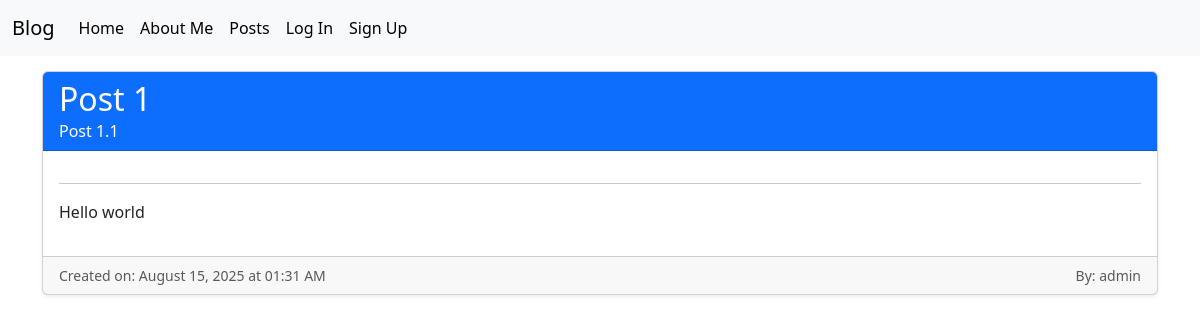
The page /posts/list/ on the database as committed earlier.
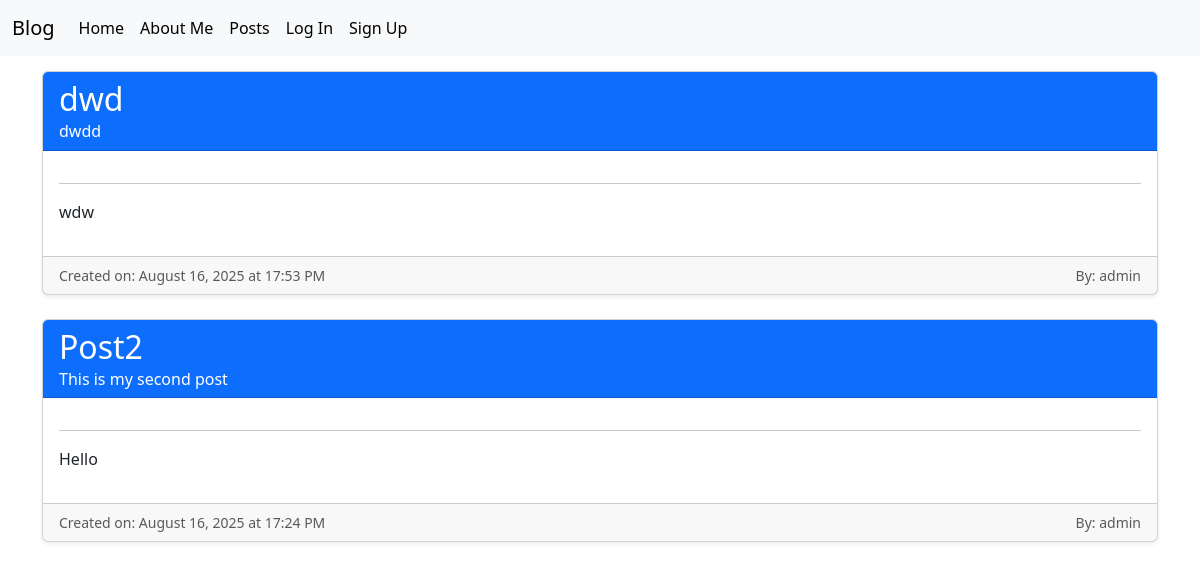
The same page on the database as committed later.
### posts/models.py (models this page shows, shortened)
class Post(models.Model):
    title = models.CharField(max_length=128)
    subtitle = models.CharField(max_length=256)
    body = models.TextField()
    author = models.ForeignKey(
        get_user_model(),
        on_delete=models.CASCADE
    )
    status = models.ForeignKey(
        Status,
        on_delete=models.CASCADE
    )
    created_on = models.DateTimeField(auto_now_add=True)

### posts/views.py (the view)
# urls.py: path("list/", PostListView.as_view(), name="post_list"),
class PostListView(ListView):
    template_name = "posts/list.html"
    model = Post
    context_object_name = "post_list"
    def get_queryset(self):
        status = Status.objects.get(name="published")
        return Post.objects.filter(status=status).order_by("created_on").reverse()

### templates/posts/list.html (shortened to what this page needs)
{% extends 'base.html' %}
{% block content %}
    <div class="container" style="margin-top: 15px;">
        {% for item in post_list %}
            <div class="card mb-4 shadow-sm">
                <div class="card-header bg-primary text-white">
                    <h2 class="card-title"><a href="{% url 'post_detail' item.id %}" class="card-title" style="text-decoration: none;">{{item.title}}</a></h2>
                    <h6 class="card-subtitle">{{item.subtitle}}</h6>
                </div>
                <div class="card-body">
                    <hr>
                    <div class="mb-3">
                        {{item.body|safe}}
                    </div>
                </div>
                <div class="card-footer d-flex justify-content-between text-muted">
                    <small>Created on: {{item.created_on|date:"F d, Y \a\t H:i A"}}</small>
                    <small>By: {{item.author.username}}</small>
                </div>
            </div>
        {% endfor %}
    </div>
{% endblock %}

Rows that differ between the two databases and show on the page:
removed Post: title "Post 1", subtitle "Post 1.1", body "Hello world", created_on "August 15, 2025 at 01:31 AM", author.username "admin"
added Post: title "dwd", subtitle "dwdd", body "wdw", created_on "August 16, 2025 at 17:53 PM", author.username "admin"
added Post: title "Post2", subtitle "This is my second post", body "Hello", created_on "August 16, 2025 at 17:24 PM", author.username "admin"
